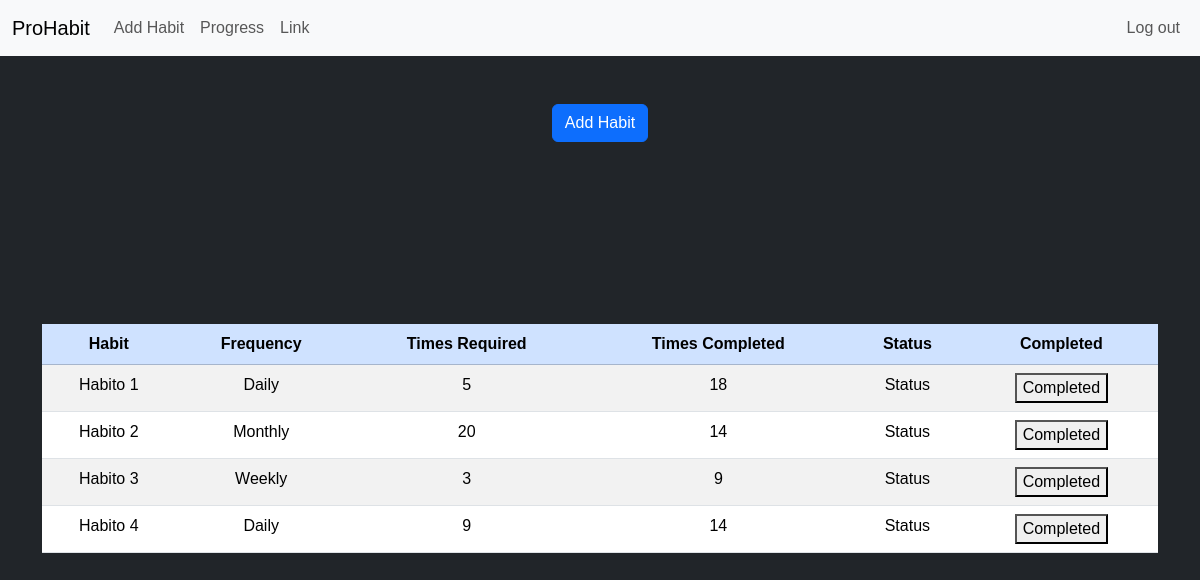
The page / (signed in) on the database its author committed.
### tables this page shows
CREATE TABLE habits (
    id INTEGER,
    habit TEXT NOT NULL,
    frequency TEXT NOT NULL,
    times INTEGER NOT NULL,
    user_id INTEGER NOT NULL,
    PRIMARY KEY(id),
    FOREIGN KEY(user_id) REFERENCES users(id)
);

### app.py (the view)
@app.route("/")
def index():
    conn = db.connect()
    user_habits = conn.execute(text("SELECT * FROM habits WHERE user_id = :user_id"), {"user_id": session["user_id"]}).mappings().fetchall()
    track_habit = conn.execute(text("SELECT habit_id, COUNT(*) AS completed FROM users JOIN habits ON users.id = habits.user_id JOIN habit_logs ON habits.id = habit_logs.habit_id WHERE users.id = :user_id GROUP BY habit_logs.habit_id"), {"user_id": session["user_id"]}).mappings().fetchall()
    return render_template("index.html", user_habits=user_habits, track_habit=track_habit)

### app.py (called while the page is built)
@app.before_request
def require_login():
    routes = ["/", "/add_habit"]
    if session.get("user_id") is None and request.path in routes:
        return redirect("/login")

### templates/index.html (shortened to what this page needs)
{% extends "layout.html" %}
{% block main %}
    <button class="btn btn-primary mb-4" id="show_form">Add Habit</button>
    <div>
        <table class="table table-striped table-hover">
            <thead class="table-primary">
                <tr>
                    <th>Habit</th>
                    <th>Frequency</th>
                    <th>Times Required</th>
                    <th>Times Completed</th>
                    <th>Status</th>
                    <th>Completed</th>
                </tr>
            </thead>
            <tbody>
                {% for habit in user_habits %}
                <tr>
                    <td> {{ habit.habit }} </td>
                    <td> {{ habit.frequency }} </td>
                    <td> {{ habit.times }} </td>
                    {% set track = track_habit | selectattr('habit_id', 'equalto', habit.id) | first %}
                    <td> {{ track.completed if track else 0 }} </td>
                    <td> Status </td>
                    <td>
                        <button class="mark-btn" data-habit-id="{{ habit.id }}">Completed</button>
                    </td>
                </tr>
                {% endfor %}
            </tbody>
        </table>
    </div>
{% endblock %}

### templates/layout.html (shortened to what this page needs)
<!DOCTYPE html>
<html lang="en">
<head>
    <link href="https://cdn.jsdelivr.net/npm/bootstrap@5.3.5/dist/css/bootstrap.min.css" rel="stylesheet">
    <link rel="stylesheet" href="/static/styles.css">
</head>
<body>
    <nav class="navbar navbar-expand-lg bg-body-tertiary">
        <div class="container-fluid">
            <a class="navbar-brand" href="/">ProHabit</a>
            <div class="collapse navbar-collapse" id="navbarSupportedContent">
                {% if session["user_id"] %}
                <ul class="navbar-nav me-auto mb-2 mb-lg-0">
                    <li class="nav-item"><a class="nav-link" href="#">Add Habit</a></li>
                    <li class="nav-item"><a class="nav-link" href="#">Progress</a></li>
                    <li class="nav-item"><a class="nav-link" href="#">Link</a></li>
                </ul>
                <ul class="navbar-nav ms-auto mb-2 mb-lg-0">
                    <li class="nav-item"><a class="nav-link" href="/logout">Log out</a></li>
                </ul>
                {% else %}
                <ul class="navbar-nav ms-auto mb-2 mb-lg-0">
                    <li class="nav-item"><a class="nav-link" href="/login">Log In</a></li>
                    <li class="nav-item"><a class="nav-link" href="/register">Register</a></li>
                </ul>
                {% endif %}
            </div>
        </div>
    </nav>
</body>
<main class="container py-5 text-center">
    {% block main %}{% endblock %}
</main>
</html>

### static/styles.css (style rules this page uses)
:root { --bg-dark: #212529; --text-light: #E9ECEF; --accent-color: #4e4e4e; --border-color: #495057; }
body { background-color: var(--bg-dark); color: var(--text-light); font-family: Arial, sans-serif; }

### rows shown on the page
habits: habit "Habito 1", frequency "Daily"
habits: habit "Habito 2", frequency "Monthly"
habits: habit "Habito 3", frequency "Weekly"
habits: habit "Habito 4", frequency "Daily"

### other values the page prints
{{ habit.times }} "5" "20" "3" "9"
{{ track.completed if track else 0 }} "18" "14" "9" "14"
